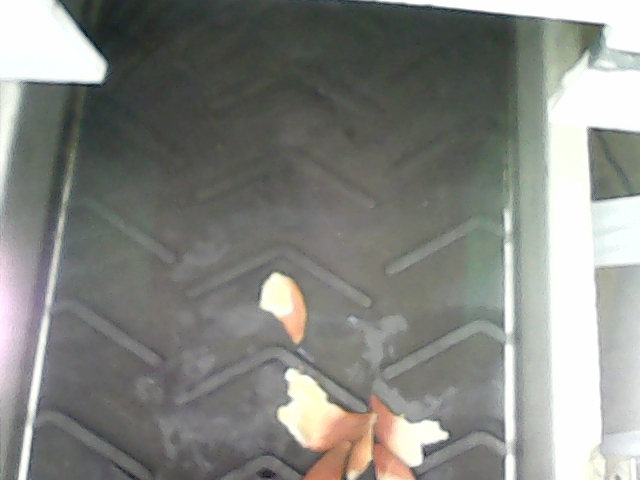
#> input picture path/to/rf.png, 640 x 480 px, given in place of the camera
$ python Main.py
#> lines starting #> are read from the running program, lines starting #| are printed output that depends on the picture; after the words box and inside, x2 and y2 are one past the last pixel; in counts of white or black regions, pixels touching at a corner belong together
### CentroidTracker.py
from scipy.spatial import distance as dist
from collections import OrderedDict
import numpy as np

# https://pyimagesearch.com/2018/07/23/simple-object-tracking-with-opencv/
class CentroidTracker:
	def __init__(self, maxDisappeared=50, maxDistance=50):
		# initialize the next unique object ID along with two ordered
		# dictionaries used to keep track of mapping a given object
		# ID to its centroid and number of consecutive frames it has
		# been marked as "disappeared", respectively
		self.nextObjectID = 0
		self.objects = OrderedDict()
		self.disappeared = OrderedDict()

		# store the number of maximum consecutive frames a given
		# object is allowed to be marked as "disappeared" until we
		# need to deregister the object from tracking
		self.maxDisappeared = maxDisappeared

		# store the maximum distance between centroids to associate
		# an object -- if the distance is larger than this maximum
		# distance we'll start to mark the object as "disappeared"
		self.maxDistance = maxDistance

	def register(self, centroid):
		# when registering an object we use the next available object
		# ID to store the centroid
		self.objects[self.nextObjectID] = centroid
		self.disappeared[self.nextObjectID] = 0
		self.nextObjectID += 1

	# [5 lines left out: function deregister, not called in this run]

	def update(self, rects):
		# check to see if the list of input bounding box rectangles
		# is empty
		if len(rects) == 0:
			# loop over any existing tracked objects and mark them
			# as disappeared
			for objectID in list(self.disappeared.keys()):
				self.disappeared[objectID] += 1

				# if we have reached a maximum number of consecutive
				# frames where a given object has been marked as
				# missing, deregister it
				if self.disappeared[objectID] > self.maxDisappeared:
					self.deregister(objectID)

			# return early as there are no centroids or tracking info
			# to update
			return self.objects

		# initialize an array of input centroids for the current frame
		inputCentroids = np.zeros((len(rects), 2), dtype="int")

		# loop over the bounding box rectangles
		for (i, (startX, startY, endX, endY)) in enumerate(rects):
			# use the bounding box coordinates to derive the centroid
			cX = int((startX + endX) / 2.0)
			cY = int((startY + endY) / 2.0)
			inputCentroids[i] = (cX, cY)

		# if we are currently not tracking any objects take the input
		# centroids and register each of them
		if len(self.objects) == 0:
			for i in range(0, len(inputCentroids)):
				self.register(inputCentroids[i])

		# otherwise, we are currently tracking objects so we need to
		# try to match the input centroids to existing object
		# centroids
		else:
			# grab the set of object IDs and corresponding centroids
			objectIDs = list(self.objects.keys())
			objectCentroids = list(self.objects.values())

			# compute the distance between each pair of object
			# centroids and input centroids, respectively -- our
			# goal will be to match an input centroid to an existing
			# object centroid
			D = dist.cdist(np.array(objectCentroids), inputCentroids)

			# in order to perform this matching we must (1) find the
			# smallest value in each row and then (2) sort the row
			# indexes based on their minimum values so that the row
			# with the smallest value as at the *front* of the index
			# list
			rows = D.min(axis=1).argsort()

			# next, we perform a similar process on the columns by
			# finding the smallest value in each column and then
			# sorting using the previously computed row index list
			cols = D.argmin(axis=1)[rows]

			# in order to determine if we need to update, register,
			# or deregister an object we need to keep track of which
			# of the rows and column indexes we have already examined
			usedRows = set()
			usedCols = set()

			# loop over the combination of the (row, column) index
			# tuples
			for (row, col) in zip(rows, cols):
				# if we have already examined either the row or
				# column value before, ignore it
				if row in usedRows or col in usedCols:
					continue

				# if the distance between centroids is greater than
				# the maximum distance, do not associate the two
				# centroids to the same object
				if D[row, col] > self.maxDistance:
					continue

				# otherwise, grab the object ID for the current row,
				# set its new centroid, and reset the disappeared
				# counter
				objectID = objectIDs[row]
				self.objects[objectID] = inputCentroids[col]
				self.disappeared[objectID] = 0

				# indicate that we have examined each of the row and
				# column indexes, respectively
				usedRows.add(row)
				usedCols.add(col)

			# compute both the row and column index we have NOT yet
			# examined
			unusedRows = set(range(0, D.shape[0])).difference(usedRows)
			unusedCols = set(range(0, D.shape[1])).difference(usedCols)

			# in the event that the number of object centroids is
			# equal or greater than the number of input centroids
			# we need to check and see if some of these objects have
			# potentially disappeared
			if D.shape[0] >= D.shape[1]:
				# loop over the unused row indexes
				for row in unusedRows:
					# grab the object ID for the corresponding row
					# index and increment the disappeared counter
					objectID = objectIDs[row]
					self.disappeared[objectID] += 1

					# check to see if the number of consecutive
					# frames the object has been marked "disappeared"
					# for warrants deregistering the object
					if self.disappeared[objectID] > self.maxDisappeared:
						self.deregister(objectID)

			# otherwise, if the number of input centroids is greater
			# than the number of existing object centroids we need to
			# register each new input centroid as a trackable object
			else:
				for col in unusedCols:
					self.register(inputCentroids[col])

		# return the set of trackable objects
		return self.objects

### newObject.py
class newObject:

    def __init__(self, objectID, centroid):
        self.objectID = objectID
        self.centroids = [centroid]
        self.counted = False

### Main.py
"""
    File name: Main.py
    Author: Ryan Fischback
    Date created: 5/13/2019
    Date last modified: 6/12/2019
"""
import imutils
import cv2
from imutils.video import VideoStream
from newObject import *
from CentroidTracker import *
from schedule import default_scheduler, time
import datetime
import requests
import argparse

ap = argparse.ArgumentParser()

ap.add_argument("-a", nargs='+', type=int, default=(0, 45, 0), help="Lower Color Range (HSV)")
ap.add_argument("-b", nargs='+', type=int, default=(16, 255, 255), help="Upper Color Range (HSV)")
ap.add_argument("-c", type=int, default=0, help="Camera option. 0 or 1 should work (default=0)")
ap.add_argument("-d", type=str, help="IP Address of the Arduino Webserver")
ap.add_argument("-e", type=int, help="Minimum area for object to be identified", default=100)
ap.add_argument("-f", type=int, default=60, help="Time in between checking 60 seconds default")
ap.add_argument("-g", type=int, default=15, help="Number of Objects in a minute that is considered too many")
ap.add_argument("-z", type=int, default=1000, help="Contour Area that is TOO high to be one object")

args = vars(ap.parse_args())

width = 0  # variable for width
height = 0  # variable for height
camera = VideoStream(src=args["c"]).start()  # start the camera
time.sleep(2)
#> (this line was passed over: schedule is not available in this run)
tracked_objects = {}  # stored objs
ct = CentroidTracker(maxDisappeared=1, maxDistance=50)  # creating the CT ... update method
objCnt = 0  # temp cnt
totalObjCnt = 0  # total objs
watch1_start = datetime.time(23, 59, 59)
watch1_end = datetime.time(5, 59, 59)
watch2_start = datetime.time(6, 00)
watch2_end = datetime.time(11, 59, 59)
watch3_start = datetime.time(12, 00)
watch3_end = datetime.time(17, 59, 59)
watch4_start = datetime.time(18, 00)
watch4_end = datetime.time(23, 59, 58)


# [49 lines left out: functions write_to_log, exit_program_write, is_time_between, not called in this run]


def crosses(y, middleLine):
    """
    crosses mid line
    :param y:
    :param middleLine:
    :return:
    """
    absDis = abs(y - middleLine)
    if absDis <= 25:  # if the distance from cY (center object Y value) is really close to middleLine then count it
        return 1
    else:
        return 0


# [23 lines left out: functions check, reset_cnt, not called in this run]


default_scheduler.every(args["f"]).seconds.do(check)
#> (this line was passed over: schedule is not available in this run)
default_scheduler.every(args["f"]).seconds.do(reset_cnt)
#> (this line was passed over: schedule is not available in this run)
print("Starting...")

while True:
    frame = camera.read()  # read camera
#> frame is the input picture: shape (480, 640, 3); mean B, G, R 129.2, 134, 132.5

    if frame is None:
        print('fail with camera. Is it being used? src # correct?')
        break

    frame = imutils.resize(frame, width=400)  # resize frame
#> frame: shape (300, 400, 3)
    height = np.size(frame, 0)  # calculates the height of frame
#> height = 300
    width = np.size(frame, 1)  # calculates the width of frame
#> width = 400
    blurred = cv2.GaussianBlur(frame, (21, 21), 0)  # blurring image before hsv applied (less noise)
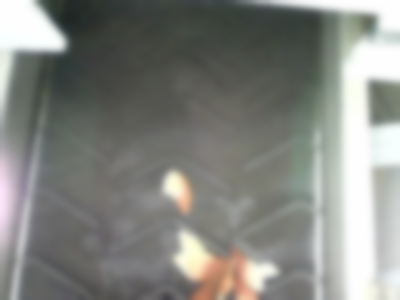
#> blurred: shape (300, 400, 3); mean B, G, R 129.2, 134, 132.5
    hsv = cv2.cvtColor(blurred, cv2.COLOR_BGR2HSV)  # creating hsv from blurred frame and converting the bgr to hsv
#> hsv: shape (300, 400, 3); mean H, S, V 54.1, 16, 135.8

    mask = cv2.inRange(hsv, np.array(args["a"]), np.array(args["b"]))  # mask is setting hsv in range of the lower and upper HSV values
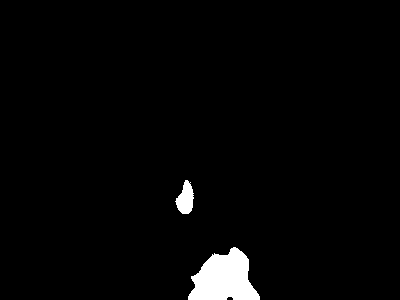
#> mask: shape (300, 400); 2.4% white; 2 white regions, box (x1, y1, x2, y2) and area: (188, 247, 260, 300) 2522, (175, 180, 194, 214) 413
    mask = cv2.dilate(mask, None, iterations=2)  # dilate is opposite of erosion "thickens" image
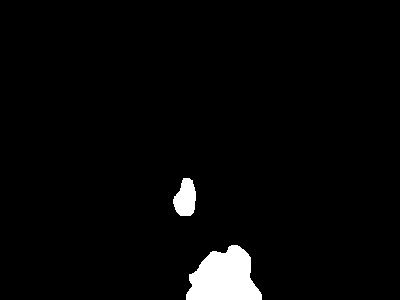
#> mask: shape (300, 400); 3% white; 2 white regions, box (x1, y1, x2, y2) and area: (186, 245, 262, 300) 2931, (173, 178, 196, 216) 645
    mask = cv2.erode(mask, None, iterations=2)  # erode "thins" image. erosion followed by dilation to remove white noises
#> mask: shape (300, 400); 2.5% white; 2 white regions
    res = cv2.bitwise_and(frame, frame, mask=mask)  # this makes the color filter show that color in the res frame
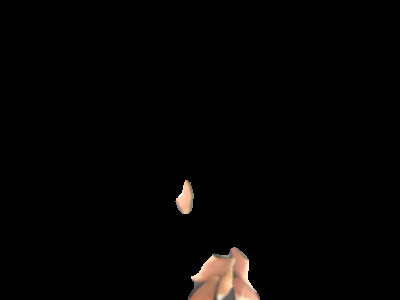
#> res: shape (300, 400, 3); mean B, G, R 3.1, 3.7, 4.9

    contours = cv2.findContours(mask.copy(), cv2.RETR_TREE, cv2.CHAIN_APPROX_SIMPLE)  # find contours of mask
#> contours = 2 contours; box (x1, y1, x2, y2) and area: (188, 247, 260, 300) 2442, (175, 180, 194, 214) 378
    contours = imutils.grab_contours(contours)  # get them

    middleLine = (height // 2)  # calculate the middleLine
#> middleLine = 150
    cv2.line(frame, (0, middleLine), (width, middleLine), (100, 200, 100), 2)  # // = int division | draw the line
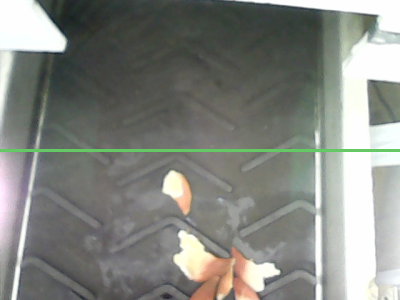
#> frame: shape (300, 400, 3); mean B, G, R 128.8, 134.6, 132.1
    rects = []  # empty rects
    areas = []

    if len(contours) > 0:  # don't pass in empty contour!!!
        for c in contours:  # loop through them
            if cv2.contourArea(c) < args["e"]:  # not big enough to be considered an object
                continue  # go next
            (x, y, w, h) = cv2.boundingRect(c)  # create rect for the object
            endX = x + w
            endY = y + h
            startX = x
            startY = y
            rects.append((startX, startY, endX, endY))  # append all of these objects rects to be compared in update
            if cv2.contourArea(c) not in areas and cv2.contourArea(c) >= args["z"]:
                areas.append(cv2.contourArea(c))
#> this loop made 2 passes
#> (x, y, w, h, endX, endY, startX, startY) on passes 1 to 2: (188, 247, 72, 53, 260, 300, 188, 247), (175, 180, 19, 34, 194, 214, 175, 180)
#> after the loop, areas = [2442]; rects = [(188, 247, 260, 300), (175, 180, 194, 214)]

        objects = ct.update(rects)  # update compares centroids using eucludian distance formula and registers/deregisters
#> in update, `inputCentroids = np.zeros((len(rects), 2), dtype="int")`: inputCentroids = [[0, 0], [0, 0]]
#> the loop in update, `for (i, (startX, startY, endX, endY)) in enumerate(rects):` made 2 passes
#> (startX, startY, endX, endY, cX, cY) on passes 1 to 2: (188, 247, 260, 300, 224, 273), (175, 180, 194, 214, 184, 197)
#> after the loop in update, `for (i, (startX, startY, endX, endY)) in enumerate(rects):`: inputCentroids = [[224, 273], [184, 197]]
#> the loop in update, `for i in range(0, len(inputCentroids)):` made 2 passes
#> objects = {0: [224, 273], 1: [184, 197]}

        for (objectID, centroid) in objects.items():
            obj = tracked_objects.get(objectID, None)  # if it exists then cool.. check if its been counted

            if obj is None:
                obj = newObject(objectID, centroid)
            else:

                obj.centroids.append(centroid)  # append the objects centroid in the centroids list
                if not obj.counted:
                    if crosses(centroid[1], middleLine):
                        objCnt += 1
                        totalObjCnt += 1
                        obj.counted = True
                        for i in areas:
                            write_to_log("Big.txt", i)
                            areas.remove(i)  # might be redundant

            tracked_objects[objectID] = obj
            text = "ID {}".format(objectID)
            cv2.putText(frame, text, (centroid[0] - 10, centroid[1] - 10),
                        cv2.FONT_HERSHEY_SIMPLEX, 0.5, (0, 255, 0), 2)
            cv2.circle(frame, (centroid[0], centroid[1]), 4, (0, 0, 255), -1)
#> this loop made 2 passes
#> (objectID, text) on passes 1 to 2: (0, 'ID 0'), (1, 'ID 1')
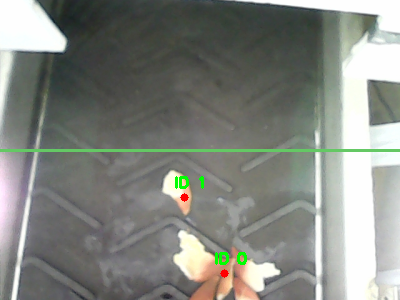
#> frame: shape (300, 400, 3); 0.4% of pixels changed, all inside (x1, y1, x2, y2) = (175, 176, 247, 278)
#> after the loop, obj.counted = False; objCnt = 0; totalObjCnt = 0; tracked_objects = 2 items

    res = imutils.resize(res, width=400)  # resize mask frame
    cv2.imshow("Computers POV", res)  # show res frame
    cv2.putText(frame, "Current: {}".format(objCnt), (10, 30),  # object counter on top left
                cv2.FONT_HERSHEY_SIMPLEX, 1, (0, 0, 255), 2)
    cv2.putText(frame, ("Total: {}".format(totalObjCnt)), (10, 270),  # object counter on bottom left
                cv2.FONT_HERSHEY_SIMPLEX, 1, (0, 0, 255), 2)
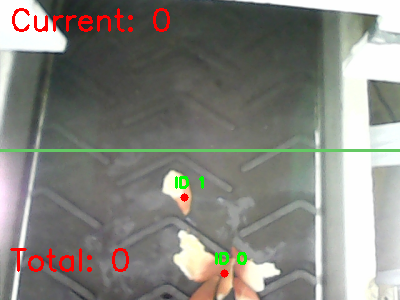
#> frame: shape (300, 400, 3); mean B, G, R 126.7, 133.1, 133.6
    cv2.imshow("Unfiltered Frame", frame)  # shows frame
    if cv2.waitKey(1) == ord("b"):  # press b to exit
#> (key Esc is pressed here)
        break

    default_scheduler.run_pending()
#> (this line was passed over: schedule is not available in this run)
#> (the run stopped early here; a loop or call above may not have finished)

$ run again, on path/to/rf1.png
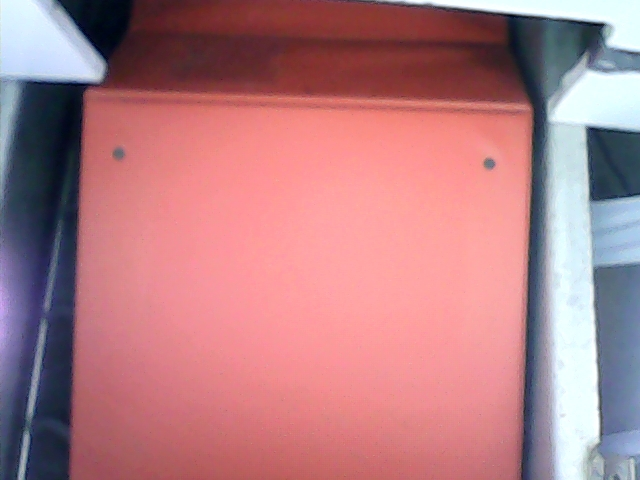
#> input picture path/to/rf1.png, 640 x 480 px, given in place of the camera
#> frame is the input picture: shape (480, 640, 3); mean B, G, R 131.5, 124.4, 180.2
#> height = 300
#> width = 400
#> hsv: shape (300, 400, 3); mean H, S, V 99.6, 98.7, 190
#> `mask = cv2.inRange(hsv, np.array(args["a"]), np.array(args["b"]))`:
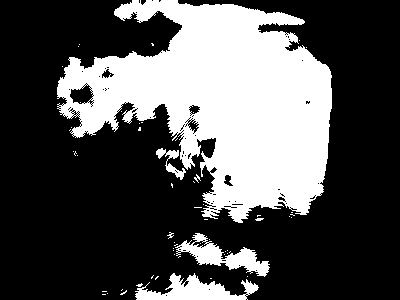
#> mask: shape (300, 400); 31.9% white; 58 white regions (51 under 20 px), largest, box (x1, y1, x2, y2) and area: (57, 0, 332, 223) 34616, (135, 273, 259, 300) 1658, (175, 233, 270, 277) 1469
#> contours = 21 contours, 10 with area under 20; largest, box (x1, y1, x2, y2) and area: (57, 0, 332, 223) 36492, (135, 233, 270, 300) 3370, (70, 86, 92, 103) 277, (200, 138, 216, 158) 238, (169, 157, 184, 171) 135
#> middleLine = 150
#> the loop `for c in contours:` made 21 passes
#> (x, y, w, h, endX, endY, startX, startY) on passes 4, 13, 14, 15, 19: (135, 233, 135, 67, 270, 300, 135, 233), (57, 0, 275, 223, 332, 223, 57, 0), (169, 157, 15, 14, 184, 171, 169, 157), (200, 138, 16, 20, 216, 158, 200, 138), (70, 86, 22, 17, 92, 103, 70, 86)
#> after the loop `for c in contours:`: areas = [3370.5, 36491.5]; rects = [(135, 233, 270, 300), (57, 0, 332, 223), (169, 157, 184, 171), (200, 138, 216, 158), (70, 86, 92, 103)]
#> in update, `inputCentroids = np.zeros((len(rects), 2), dtype="int")`: inputCentroids = [[0, 0], [0, 0], [0, 0], [0, 0], [0, 0]]
#> the loop in update, `for (i, (startX, startY, endX, endY)) in enumerate(rects):` made 5 passes
#> (startX, startY, endX, endY, cX, cY) on passes 1 to 5: (135, 233, 270, 300, 202, 266), (57, 0, 332, 223, 194, 111), (169, 157, 184, 171, 176, 164), (200, 138, 216, 158, 208, 148), (70, 86, 92, 103, 81, 94)
#> after the loop in update, `for (i, (startX, startY, endX, endY)) in enumerate(rects):`: inputCentroids = [[202, 266], [194, 111], [176, 164], [208, 148], [81, 94]]
#> the loop in update, `for i in range(0, len(inputCentroids)):` made 5 passes
#> objects = {0: [202, 266], 1: [194, 111], 2: [176, 164], 3: [208, 148], 4: [81, 94]}
#> the loop `for (objectID, centroid) in objects.items():` made 5 passes
#> text on passes 1 to 5: 'ID 0', 'ID 1', 'ID 2', 'ID 3', 'ID 4'
#> after the loop `for (objectID, centroid) in objects.items():`: obj.counted = False; objCnt = 0; tracked_objects = 5 items
#> `cv2.putText(frame, ("Total: {}".format(totalObjCnt)), (10, 270),`:
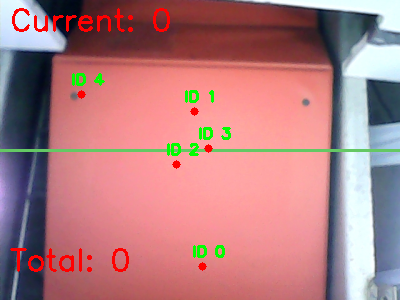
#> frame: shape (300, 400, 3); mean B, G, R 128.1, 124.2, 179
